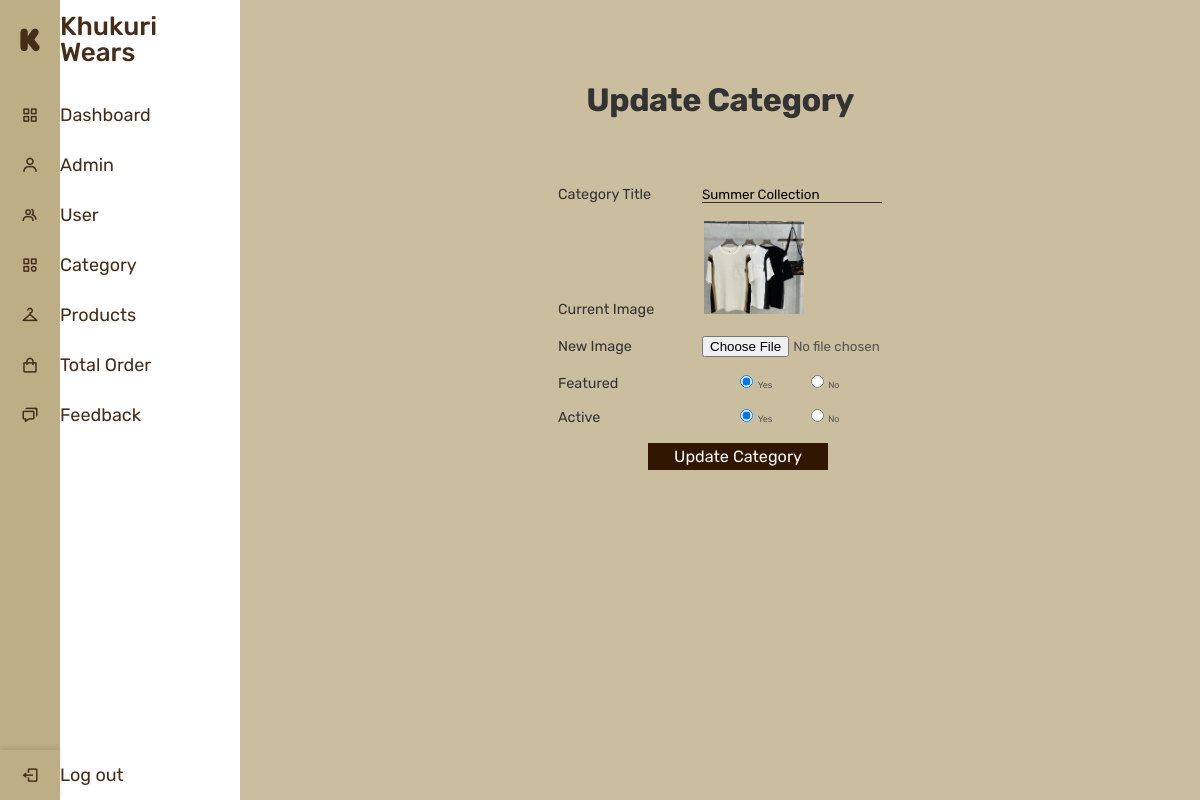
The page /admin/update-category.php?id=1 (signed in) on the database its author committed.
### tables this page shows
CREATE TABLE `category` (
  `id` int(11) NOT NULL,
  `title` varchar(100) DEFAULT NULL,
  `image_name` varchar(255) DEFAULT NULL,
  `featured` varchar(10) DEFAULT NULL,
  `active` varchar(10) DEFAULT NULL
);

### config/include.php (called while the page is built, shortened)
<?php
  $home="http://localhost/Khukuri-wears/";
?>

### admin/update-category.php (the view, shortened to what this page needs)
<?php
  include('navbar.php');
?>
<div class="main-content">
  <div class="wrapper">
    <?php
      if(isset($_GET['id'])){
        $id=$_GET['id'];
        $sql="SELECT * FROM category WHERE id=$id";
        $res=mysqli_query($conn,$sql);
        $count=mysqli_num_rows($res);
        if($count==1){
          $row=mysqli_fetch_assoc($res);
          $title=$row['title'];
          $current_image=$row['image_name'];
          $featured=$row['featured'];
          $active=$row['active'];
        }else{
          $_SESSION['no-category-found']="<div class='error'>Category Not Found</div>";
          header("location:".$home.'admin/manage-category.php');
        }
      }else{
        header("location:".$home.'admin/manage-category.php');
      }
    ?>
    <form action="" class="add-form" method="POST" enctype="multipart/form-data">
      <h2 class="add-category heading-secondary center-text">Update Category</h2>
      <div class="center-container">
        <div class="update-category-form">
          <div class="title">
            <label class="add-category-label" for="title">Category Title</label><input class="add-box" name="title"
              value="<?php echo $title; ?>" id="title" type="text" placeholder="" required />
          </div>
          <div class="image">
            <label class="add-category-label" for="image">Current Image</label><?php
              if($current_image!=""){
                ?>
            <img src="<?php echo $home;?>img/category/<?php echo $current_image;?>" width="100px">
            <?php
              }else{
                echo "<div class='error'>Image Not Added</div>";
              }
            ?>
          </div>
          <div class="image">
            <label class="add-category-label" for="image">New Image</label><input class="add-box" name="image"
              id="image" type="file" placeholder="" required />
          </div>
          <div class="featured">
            <label class="add-category-label" for="featured">Featured</label>
            <input <?php if($featured=="Yes"){echo "checked";}?> type="radio" name="featured" value="Yes">Yes
            <input <?php if($featured=="No"){echo "checked";}?> type="radio" name="featured" value="No">No
          </div>
          <div class="active">
            <label class="add-category-label" for="active">Active</label>
            <input <?php if($active=="Yes"){echo "checked";}?> type="radio" name="active" value="Yes">Yes
            <input <?php if($active=="No"){echo "checked";}?> type="radio" name="active" value="No">No
          </div>
          <input type="submit" name="submit" class="update-category-btn" value="Update Category" />
        </div>
      </div>
    </form>
  </div>
</div>

### admin/navbar-style.css (style rules this page uses)
* { margin: 0; padding: 0; box-sizing: border-box; font-family: 'Rubik', sans-serif; }

### css/admin-new.css (style rules this page uses)
.heading-secondary { margin: 3rem 0 !important; }
.main-content { position: relative; background: #cbbe9e; min-height: 100vh; width: calc(100% - 240px); left: 240px; transition: all 0.5s ease; }
.add-form { width: 100%; padding: 6rem 0; }
.add-box { width: 20rem; border: 0; outline: 0; background: transparent; border-bottom: 1px solid #333; box-sizing: border-box; }
.add-category.heading-secondary, .add-product.heading-secondary { margin: 0; }
.center-container { display: flex; justify-content: center; align-items: center; height: 30rem; }
.add-product-label, .add-category-label { display: inline-block; width: 16rem; font-size: 1.6rem; color: #333; }
input[type="radio"] { margin-left: 4rem; margin-right: 0.5rem; cursor: pointer; }
input[type="file"] { border: none; outline: none; cursor: pointer; }
.update-category-form { width: 50%; height: 70%; display: grid; grid-template-rows: repeat(5, 1fr); gap: 2rem; justify-content: center; align-items: center; }
.update-category-btn, .update-product-btn { margin-left: 10rem; font-size: 1.8rem; width: 20rem; height: 3rem; cursor: pointer; background-color: #311601; color: #fff; border: none; }

### css/general.css (style rules this page uses)
* { padding: 0; margin: 0; box-sizing: border-box; }
html { font-size: 62.5%; overflow-x: hidden; }
body { font-family: "Rubik", sans-serif; line-height: 1; font-weight: 400; color: #555; overflow-x: hidden; }
.heading-secondary, .heading-secondary-contact { font-size: 4.4rem; line-height: 1.2; margin-bottom: 8.4rem; }
.heading-primary, .heading-secondary, .heading-secondary-contact, .heading-tertiary { font-weight: 700; color: #333; letter-spacing: -0.5px; }
.heading-secondary, .heading-secondary-contact { font-size: 4.4rem; line-height: 1.2; margin-bottom: 9.6rem; }
.center-text { text-align: center; }

### css/queries.css (style rules this page uses)
@media (max-width: 75em) { html { font-size: 56.25%; } }
@media (max-width: 75em) { .heading-secondary { font-size: 3.6rem; } }

### rows shown on the page
category: title "Summer Collection", image_name (picture), featured "☑", active "☑"
